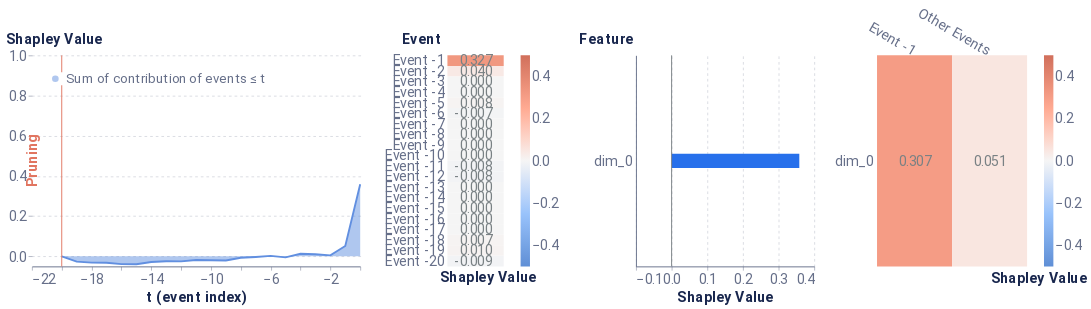

The cell this chart's notebook holds for it:
### Markdown cell above
#### Average event = 1

### Code cell
local_event_explaination(1)

### Figure 1 — Vega-Lite specification as saved in the notebook (floating-point values rounded to 4 significant figures)
{"config": {"axis": {"domain": true, "domainColor": "#666F89", "grid": false, "gridCap": "round", "gridColor": "#B3B7C4", "gridDash": [2, 4], "gridWidth": 0.5, "labelColor": "#666F89", "labelFont": "Roboto, Arial, sans-serif", "labelPadding": 2, "tickColor": "#666F89", "tickOpacity": 0.5, "tickSize": 4, "titleColor": "#19274E", "titleFont": "Roboto, Arial, sans-serif", "titleFontSize": 12}, "axisBand": {"domain": true, "labelPadding": 4, "ticks": false}, "axisY": {"domain": false, "titleAlign": "left", "titleAngle": 0, "titleX": -20, "titleY": -10}, "legend": {"labelColor": "#666F89", "labelFont": "Roboto, Arial, sans-serif", "labelFontSize": 12, "symbolSize": 40, "titleColor": "#19274E", "titleFont": "Roboto, Arial, sans-serif", "titleFontSize": 12, "titlePadding": 4}, "arc": {"stroke": "#FFFFFF", "strokeWidth": 1}, "bar": {"fill": "#2770EB", "stroke": null}, "line": {"stroke": "#2770EB", "strokeWidth": 2}, "path": {"stroke": "#2770EB", "strokeWidth": 0.5}, "point": {"fill": "#2770EB", "shape": "circle", "filled": true}, "rect": {"fill": "#2770EB"}, "rule": {"stroke": "#666F89"}, "shape": {"stroke": "#2770EB"}, "text": {"color": "#19274E", "font": "Roboto, Arial, sans-serif", "fontSize": 12}, "range": {"category": ["#2770EB", "#77B98A", "#DA5252", "#FFC400", "#A87AEA", "#00A39E", "#19274E"], "diverging": ["#006360", "#2BB3AE", "#96D9D7", "#FFFFFF", "#EDAAAA", "#DA5252", "#811D1D"], "heatmap": ["#18448F", "#1B4EA5", "#2770EB", "#4C88EE", "#82ACF3", "#A6C4F7", "#E9F1FD"], "ramp": ["#18448F", "#1B4EA5", "#2770EB", "#4C88EE", "#82ACF3", "#A6C4F7", "#E9F1FD"]}, "background": "#FFFFFF", "group": {"fill": "#FFFFFF"}, "header": {"labelColor": "#19274E", "labelFont": "Roboto, Arial, sans-serif", "labelFontSize": 12, "titleColor": "#19274E", "titleFont": "Roboto, Arial, sans-serif", "titleFontSize": 16}, "title": {"anchor": "start", "color": "#19274E", "font": "Roboto, Arial, sans-serif", "fontSize": 20, "fontWeight": "bold", "offset": 20, "subtitleColor": "#19274E", "subtitleFontSize": 16}, "view": {"continuousHeight": 300, "continuousWidth": 400, "stroke": "transparent"}}, "hconcat": [{"layer": [{"mark": {"type": "area", "opacity": 0.5}, "encoding": {"color": {"field": "Coalition", "legend": {"fillColor": "white", "labelFontSize": 14, "labelLimit": 0, "orient": "top-left", "symbolSize": 50, "symbolStrokeWidth": 0, "title": null}, "scale": {"domain": ["Sum of contribution of events ≤ t"], "range": ["#618FE0"]}, "type": "nominal"}, "x": {"axis": {"labelFontSize": 15, "title": "t (event index)", "titleFontSize": 15}, "field": "t (event index)", "type": "quantitative"}, "y": {"axis": {"grid": true, "labelFontSize": 15, "titleFontSize": 15, "titleX": -28}, "field": "Shapley Value", "scale": {"domain": [-0.05, 1]}, "type": "quantitative"}}}, {"mark": "line", "encoding": {"color": {"field": "Coalition", "legend": {"fillColor": "white", "labelFontSize": 14, "labelLimit": 0, "orient": "top-left", "symbolSize": 50, "symbolStrokeWidth": 0, "title": null}, "scale": {"domain": ["Sum of contribution of events ≤ t"], "range": ["#618FE0"]}, "type": "nominal"}, "x": {"axis": {"labelFontSize": 15, "title": "t (event index)", "titleFontSize": 15}, "field": "t (event index)", "type": "quantitative"}, "y": {"axis": {"grid": true, "labelFontSize": 15, "titleFontSize": 15, "titleX": -28}, "field": "Shapley Value", "scale": {"domain": [-0.05, 1]}, "type": "quantitative"}}}, {"data": {"name": "data-a5230d44a0ee90255047fc67d1705c8b"}, "mark": {"type": "rule", "color": "#E17560"}, "encoding": {"x": {"field": "x", "type": "quantitative"}}}, {"data": {"name": "data-ee8aec25528fa53b6011f1eacee6f6c5"}, "mark": {"type": "text", "angle": 270, "color": "#E17560", "fontSize": 15, "fontWeight": "bold", "text": "Pruning"}, "encoding": {"x": {"field": "x", "type": "quantitative"}}}], "data": {"name": "data-72df2b7397b4dac08bcfa2ff79edc06b"}, "height": 225, "width": 350}, {"layer": [{"mark": "rect", "encoding": {"color": {"field": "rounded", "legend": {"gradientLength": 225, "gradientThickness": 10, "labelFontSize": 15, "orient": "right"}, "scale": {"domain": [-0.5, 0.5], "range": ["#5f8fd6", "#99c3fb", "#f5f5f5", "#ffaa92", "#d16f5b"]}, "title": null, "type": "quantitative"}, "x": {"axis": {"title": "Shapley Value", "titleFontSize": 15}, "field": "column", "type": "ordinal"}, "y": {"axis": {"domain": false, "labelFontSize": 15, "title": "Event", "titleFontSize": 15, "titleX": -49}, "field": "Feature", "sort": ["Event -1", "Event -2", "Event -3", "Event -4", "Event -5", "Event -6", "Event -7", "Event -8", "Event -9", "Event -10", "Event -11", "Event -12", "Event -13", "Event -14", "Event -15", "Event -16", "Event -17", "Event -18", "Event -19", "Event -20"], "type": "ordinal"}}}, {"mark": {"type": "text", "align": "right", "baseline": "middle", "color": "#798184", "dx": 18, "fontSize": 15}, "encoding": {"text": {"field": "rounded_str", "type": "nominal"}, "x": {"axis": {"domain": false, "labels": false, "title": "Shapley Value", "titleX": 43}, "field": "column", "type": "ordinal"}, "y": {"axis": {"domain": false, "labelFontSize": 15, "title": "Event", "titleFontSize": 15, "titleX": -49}, "field": "Feature", "sort": ["Event -1", "Event -2", "Event -3", "Event -4", "Event -5", "Event -6", "Event -7", "Event -8", "Event -9", "Event -10", "Event -11", "Event -12", "Event -13", "Event -14", "Event -15", "Event -16", "Event -17", "Event -18", "Event -19", "Event -20"], "type": "ordinal"}}}], "data": {"name": "data-669dbaef0911a545f8a3cf0e975804cb"}, "height": 225, "width": 60}, {"layer": [{"data": {"name": "data-3752a52f9a9e3b14a5eb77c2b18d2f3d"}, "mark": {"type": "bar", "size": 15, "thickness": 1}, "encoding": {"x": {"axis": {"grid": true, "labelFontSize": 15, "title": "Shapley Value", "titleFontSize": 15}, "field": "Shapley Value", "scale": {"domain": [-0.1, 0.4]}, "type": "quantitative"}, "y": {"axis": {"labelFontSize": 15, "title": "Feature", "titleFontSize": 15, "titleX": -61}, "field": "Feature", "sort": {"field": "sort_col", "order": "descending"}, "type": "nominal"}}}, {"data": {"name": "data-9c00aa9dc2b1c1a0b4bf9b34ead12925"}, "mark": {"type": "rule", "color": "#798184"}, "encoding": {"x": {"field": "x", "type": "quantitative"}}}], "height": 225, "width": 190}, {"layer": [{"mark": "rect", "encoding": {"color": {"field": "rounded", "legend": {"gradientLength": 225, "gradientThickness": 10, "labelFontSize": 15, "orient": "right"}, "scale": {"domain": [-0.5, 0.5], "range": ["#5f8fd6", "#99c3fb", "#f5f5f5", "#ffaa92", "#d16f5b"]}, "title": null, "type": "quantitative"}, "x": {"axis": {"titleFontSize": 15}, "field": "Event", "sort": ["Event -1"], "type": "nominal"}, "y": {"axis": {"domain": false, "labelFontSize": 15, "title": null}, "field": "Feature", "sort": [], "type": "nominal"}}}, {"mark": {"type": "text", "align": "right", "baseline": "middle", "color": "#798184", "dx": 18, "fontSize": 15}, "encoding": {"text": {"field": "rounded_str", "type": "nominal"}, "x": {"axis": {"domain": false, "labelAngle": 30, "labelFontSize": 15, "orient": "top", "title": "Shapley Value", "titleX": 172, "titleY": 245}, "field": "Event", "sort": ["Event -1"], "type": "nominal"}, "y": {"axis": {"domain": false, "labelFontSize": 15, "title": null}, "field": "Feature", "sort": [], "type": "nominal"}}}], "data": {"name": "data-cfe1c3d85c1dfe71c9a673629575737a"}, "height": 225, "width": 160}], "resolve": {"scale": {"color": "independent"}}, "$schema": "https://vega.github.io/schema/vega-lite/v4.17.0.json", "datasets": {"data-72df2b7397b4dac08bcfa2ff79edc06b": [{"Coalition": "Sum of contribution of events > t", "t (event index)": 0, "Shapley Value": -7.451e-08}, {"Coalition": "Sum of contribution of events ≤ t", "t (event index)": 0, "Shapley Value": 0.3583}, {"Coalition": "Sum of contribution of events > t", "t (event index)": -1, "Shapley Value": 0.3068}, {"Coalition": "Sum of contribution of events ≤ t", "t (event index)": -1, "Shapley Value": 0.05143}, {"Coalition": "Sum of contribution of events > t", "t (event index)": -2, "Shapley Value": 0.3531}, {"Coalition": "Sum of contribution of events ≤ t", "t (event index)": -2, "Shapley Value": 0.005114}, {"Coalition": "Sum of contribution of events > t", "t (event index)": -3, "Shapley Value": 0.3479}, {"Coalition": "Sum of contribution of events ≤ t", "t (event index)": -3, "Shapley Value": 0.01038}, {"Coalition": "Sum of contribution of events > t", "t (event index)": -4, "Shapley Value": 0.3452}, {"Coalition": "Sum of contribution of events ≤ t", "t (event index)": -4, "Shapley Value": 0.01305}, {"Coalition": "Sum of contribution of events > t", "t (event index)": -5, "Shapley Value": 0.3632}, {"Coalition": "Sum of contribution of events ≤ t", "t (event index)": -5, "Shapley Value": -0.004914}, {"Coalition": "Sum of contribution of events > t", "t (event index)": -6, "Shapley Value": 0.3562}, {"Coalition": "Sum of contribution of events ≤ t", "t (event index)": -6, "Shapley Value": 0.002103}, {"Coalition": "Sum of contribution of events > t", "t (event index)": -7, "Shapley Value": 0.3616}, {"Coalition": "Sum of contribution of events ≤ t", "t (event index)": -7, "Shapley Value": -0.003354}, {"Coalition": "Sum of contribution of events > t", "t (event index)": -8, "Shapley Value": 0.3655}, {"Coalition": "Sum of contribution of events ≤ t", "t (event index)": -8, "Shapley Value": -0.007266}, {"Coalition": "Sum of contribution of events > t", "t (event index)": -9, "Shapley Value": 0.3787}, {"Coalition": "Sum of contribution of events ≤ t", "t (event index)": -9, "Shapley Value": -0.02042}, {"Coalition": "Sum of contribution of events > t", "t (event index)": -10, "Shapley Value": 0.3776}, {"Coalition": "Sum of contribution of events ≤ t", "t (event index)": -10, "Shapley Value": -0.01931}, {"Coalition": "Sum of contribution of events > t", "t (event index)": -11, "Shapley Value": 0.3765}, {"Coalition": "Sum of contribution of events ≤ t", "t (event index)": -11, "Shapley Value": -0.01825}, {"Coalition": "Sum of contribution of events > t", "t (event index)": -12, "Shapley Value": 0.3834}, {"Coalition": "Sum of contribution of events ≤ t", "t (event index)": -12, "Shapley Value": -0.02518}, {"Coalition": "Sum of contribution of events > t", "t (event index)": -13, "Shapley Value": 0.3828}, {"Coalition": "Sum of contribution of events ≤ t", "t (event index)": -13, "Shapley Value": -0.02449}, {"Coalition": "Sum of contribution of events > t", "t (event index)": -14, "Shapley Value": 0.3864}, {"Coalition": "Sum of contribution of events ≤ t", "t (event index)": -14, "Shapley Value": -0.02817}, {"Coalition": "Sum of contribution of events > t", "t (event index)": -15, "Shapley Value": 0.3974}, {"Coalition": "Sum of contribution of events ≤ t", "t (event index)": -15, "Shapley Value": -0.03913}, {"Coalition": "Sum of contribution of events > t", "t (event index)": -16, "Shapley Value": 0.397}, {"Coalition": "Sum of contribution of events ≤ t", "t (event index)": -16, "Shapley Value": -0.0387}, {"Coalition": "Sum of contribution of events > t", "t (event index)": -17, "Shapley Value": 0.3904}, {"Coalition": "Sum of contribution of events ≤ t", "t (event index)": -17, "Shapley Value": -0.03216}, {"Coalition": "Sum of contribution of events > t", "t (event index)": -18, "Shapley Value": 0.3895}, {"Coalition": "Sum of contribution of events ≤ t", "t (event index)": -18, "Shapley Value": -0.0312}, {"Coalition": "Sum of contribution of events > t", "t (event index)": -19, "Shapley Value": 0.3846}, {"Coalition": "Sum of contribution of events ≤ t", "t (event index)": -19, "Shapley Value": -0.02639}, {"Coalition": "Sum of contribution of events > t", "t (event index)": -20, "Shapley Value": 0.3583}, {"Coalition": "Sum of contribution of events ≤ t", "t (event index)": -20, "Shapley Value": -7.451e-08}], "data-a5230d44a0ee90255047fc67d1705c8b": [{"x": -20}], "data-ee8aec25528fa53b6011f1eacee6f6c5": [{"x": -22}], "data-669dbaef0911a545f8a3cf0e975804cb": [{"Shapley Value": 0.3269, "Feature": "Event -1", "row": 1, "column": 1, "rounded": 0.327, "rounded_str": "0.327"}, {"Shapley Value": 0.0396, "Feature": "Event -2", "row": 2, "column": 1, "rounded": 0.04, "rounded_str": "0.040"}, {"Shapley Value": 0.0, "Feature": "Event -3", "row": 3, "column": 1, "rounded": 0.0, "rounded_str": "0.000"}, {"Shapley Value": 0.0, "Feature": "Event -4", "row": 4, "column": 1, "rounded": 0.0, "rounded_str": "0.000"}, {"Shapley Value": 0.007658, "Feature": "Event -5", "row": 5, "column": 1, "rounded": 0.008, "rounded_str": "0.008"}, {"Shapley Value": -0.00717, "Feature": "Event -6", "row": 6, "column": 1, "rounded": -0.007, "rounded_str": "-0.007"}, {"Shapley Value": 0.0, "Feature": "Event -7", "row": 7, "column": 1, "rounded": 0.0, "rounded_str": "0.000"}, {"Shapley Value": 0.0, "Feature": "Event -8", "row": 8, "column": 1, "rounded": 0.0, "rounded_str": "0.000"}, {"Shapley Value": 0.0, "Feature": "Event -9", "row": 9, "column": 1, "rounded": 0.0, "rounded_str": "0.000"}, {"Shapley Value": 0.0, "Feature": "Event -10", "row": 10, "column": 1, "rounded": 0.0, "rounded_str": "0.000"}, {"Shapley Value": -0.007741, "Feature": "Event -11", "row": 11, "column": 1, "rounded": -0.008, "rounded_str": "-0.008"}, {"Shapley Value": -0.008003, "Feature": "Event -12", "row": 12, "column": 1, "rounded": -0.008, "rounded_str": "-0.008"}, {"Shapley Value": 0.0, "Feature": "Event -13", "row": 13, "column": 1, "rounded": 0.0, "rounded_str": "0.000"}, {"Shapley Value": 0.0, "Feature": "Event -14", "row": 14, "column": 1, "rounded": 0.0, "rounded_str": "0.000"}, {"Shapley Value": 0.0, "Feature": "Event -15", "row": 15, "column": 1, "rounded": 0.0, "rounded_str": "0.000"}, {"Shapley Value": 0.0, "Feature": "Event -16", "row": 16, "column": 1, "rounded": 0.0, "rounded_str": "0.000"}, {"Shapley Value": 0.0, "Feature": "Event -17", "row": 17, "column": 1, "rounded": 0.0, "rounded_str": "0.000"}, {"Shapley Value": 0.006922, "Feature": "Event -18", "row": 18, "column": 1, "rounded": 0.007, "rounded_str": "0.007"}, {"Shapley Value": 0.009505, "Feature": "Event -19", "row": 19, "column": 1, "rounded": 0.01, "rounded_str": "0.010"}, {"Shapley Value": -0.009412, "Feature": "Event -20", "row": 20, "column": 1, "rounded": -0.009, "rounded_str": "-0.009"}], "data-3752a52f9a9e3b14a5eb77c2b18d2f3d": [{"Random seed": 42, "NSamples": 32000, "Feature": "dim_0", "Shapley Value": 0.3583, "sort_col": 0.3583}], "data-9c00aa9dc2b1c1a0b4bf9b34ead12925": [{"x": 0}], "data-cfe1c3d85c1dfe71c9a673629575737a": [{"Event": "Event -1", "Feature": "dim_0", "Shapley Value": 0.3068, "rounded": 0.307, "rounded_str": "0.307"}, {"Event": "Other Events", "Feature": "dim_0", "Shapley Value": 0.05143, "rounded": 0.051, "rounded_str": "0.051"}]}}
